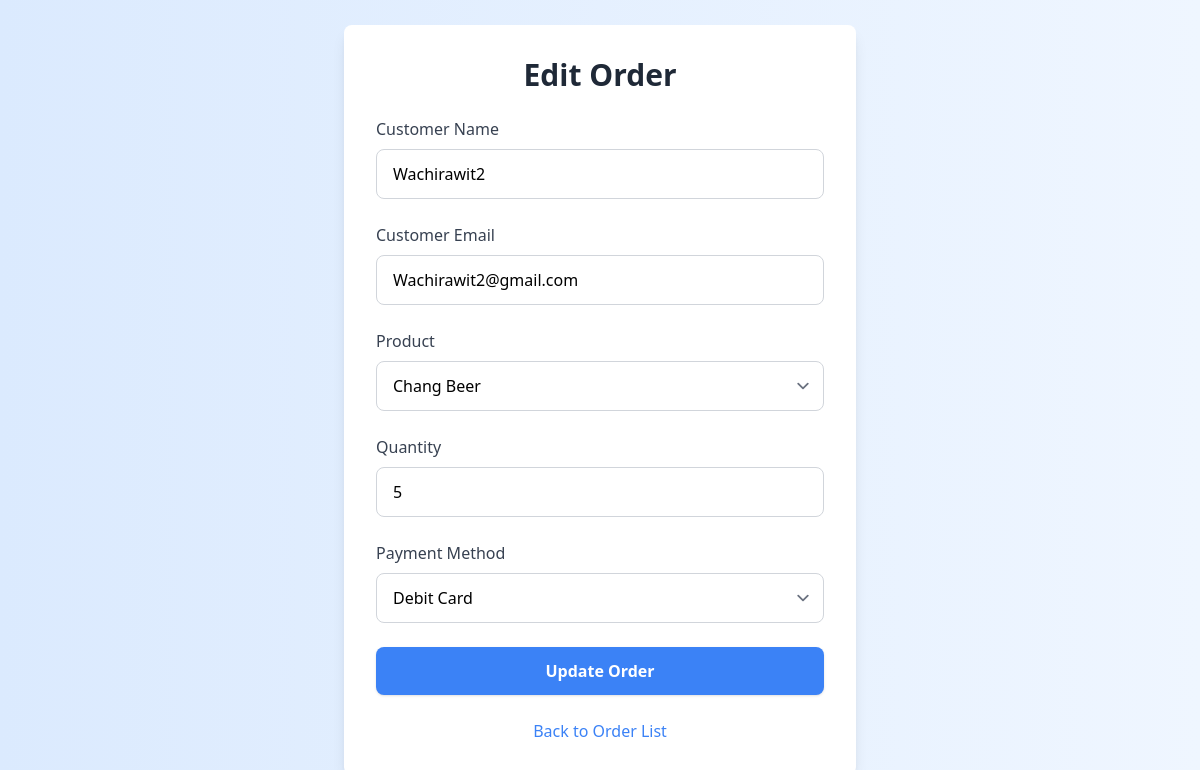
The app's page /edit-order/6/ (signed in) with its own data.
### myapp/models.py (models this page shows, shortened)
class Order(models.Model):
    PAYMENT_METHOD_CHOICES = [
        (1, 'Cash'),
        (2, 'Credit Card'),
        (3, 'Debit Card'),
        (4, 'Mobile Payment'),
    ]
    id = models.BigAutoField(primary_key=True)  # หากไม่ได้กำหนด ควรใช้ `BigAutoField` ในกรณีนี้
    created_at = models.DateTimeField(default=timezone.now)
    total_price = models.DecimalField(max_digits=10, decimal_places=2, default=0)
    payment_method = models.IntegerField(choices=PAYMENT_METHOD_CHOICES, default=1)
    customer = models.ForeignKey(Customer, on_delete=models.CASCADE)

class Customer(models.Model):
    user = models.OneToOneField(User, on_delete=models.CASCADE, null=True, blank=True)
    name = models.CharField(max_length=255)
    email = models.EmailField(unique=True)

class Product(models.Model):
    name = models.CharField(max_length=255)
    price = models.DecimalField(max_digits=10, decimal_places=2,default=1)
    stock = models.IntegerField(default=1)

class OrderItem(models.Model):
    order = models.ForeignKey(Order, related_name='items', on_delete=models.CASCADE)
    product = models.ForeignKey(Product, on_delete=models.CASCADE)
    quantity = models.IntegerField()
    price = models.DecimalField(max_digits=10, decimal_places=2)

### myapp/views.py (the view, shortened to what this page needs)
# urls.py: path('edit-order/<int:order_id>/', views.edit_order, name='edit_order'),  # เพิ่มเส้นทางสำหรับแก้ไข
@login_required
def edit_order(request, order_id):
    order = get_object_or_404(Order, id=order_id)
    products = Product.objects.all()
    context = {'order': order, 'products': products}
    return render(request, 'edit_order.html', context)

### myapp/templates/edit_order.html (shortened to what this page needs)
{% load static %}
<!DOCTYPE html>
<html lang="en">
<head>
    <link href="{% static 'css/dist/styles.css' %}" rel="stylesheet">
    <script src="https://cdn.tailwindcss.com"></script>
</head>
<body class="bg-gradient-to-r from-blue-100 to-blue-50 min-h-screen flex items-center justify-center p-6">
    <div class="container max-w-lg bg-white p-8 rounded-lg shadow-lg transform transition-all duration-500 hover:scale-105">
        <h2 class="text-3xl font-bold text-gray-800 mb-6 text-center">Edit Order</h2>
        <form method="POST" class="space-y-6">
            <div class="relative">
                <label class="block text-gray-700 font-medium mb-2" for="customer_name">Customer Name</label>
                <input type="text" name="customer_name" id="customer_name" value="{{ order.customer.name }}"
                       class="w-full px-4 py-3 border border-gray-300 rounded-lg focus:border-blue-400 focus:outline-none focus:ring-2 focus:ring-blue-200 transition">
            </div>
            <div class="relative">
                <label class="block text-gray-700 font-medium mb-2" for="customer_email">Customer Email</label>
                <input type="email" name="customer_email" id="customer_email" value="{{ order.customer.email }}"
                       class="w-full px-4 py-3 border border-gray-300 rounded-lg focus:border-blue-400 focus:outline-none focus:ring-2 focus:ring-blue-200 transition">
            </div>
            <div class="relative">
                <label class="block text-gray-700 font-medium mb-2" for="product">Product</label>
                <select name="product" id="product" class="w-full px-4 py-3 border border-gray-300 rounded-lg focus:border-blue-400 focus:outline-none focus:ring-2 focus:ring-blue-200 transition">
                    {% for product in products %}
                        <option value="{{ product.name }}" {% if product.name == order.items.first.product.name %}selected{% endif %}>
                            {{ product.name }}
                        </option>
                    {% endfor %}
                </select>
            </div>
            <div class="relative">
                <label class="block text-gray-700 font-medium mb-2" for="quantity">Quantity</label>
                <input type="number" name="quantity" id="quantity" value="{{ order.items.first.quantity }}"
                       class="w-full px-4 py-3 border border-gray-300 rounded-lg focus:border-blue-400 focus:outline-none focus:ring-2 focus:ring-blue-200 transition">
            </div>
            <div class="relative">
                <label class="block text-gray-700 font-medium mb-2" for="payment_method">Payment Method</label>
                <select name="payment_method" id="payment_method" class="w-full px-4 py-3 border border-gray-300 rounded-lg focus:border-blue-400 focus:outline-none focus:ring-2 focus:ring-blue-200 transition">
                    <option value="3" {% if order.payment_method == 3 %}selected{% endif %}>Debit Card</option>
                </select>
            </div>
            <button type="submit" class="w-full bg-blue-500 text-white font-semibold py-3 rounded-lg shadow hover:bg-blue-600 transition duration-200 focus:outline-none focus:ring-2 focus:ring-blue-200">
                Update Order
            </button>
        </form>
        <div class="text-center mt-6">
            <a href="{% url 'order_list' %}" class="text-blue-500 hover:underline">Back to Order List</a>
        </div>
    </div>
</body>
</html>

### records on screen
Order: customer_name "Wachirawit2", customer_email "Wachirawit2@gmail.com", product "Chang Beer", quantity "5", payment_method "Debit Card"
